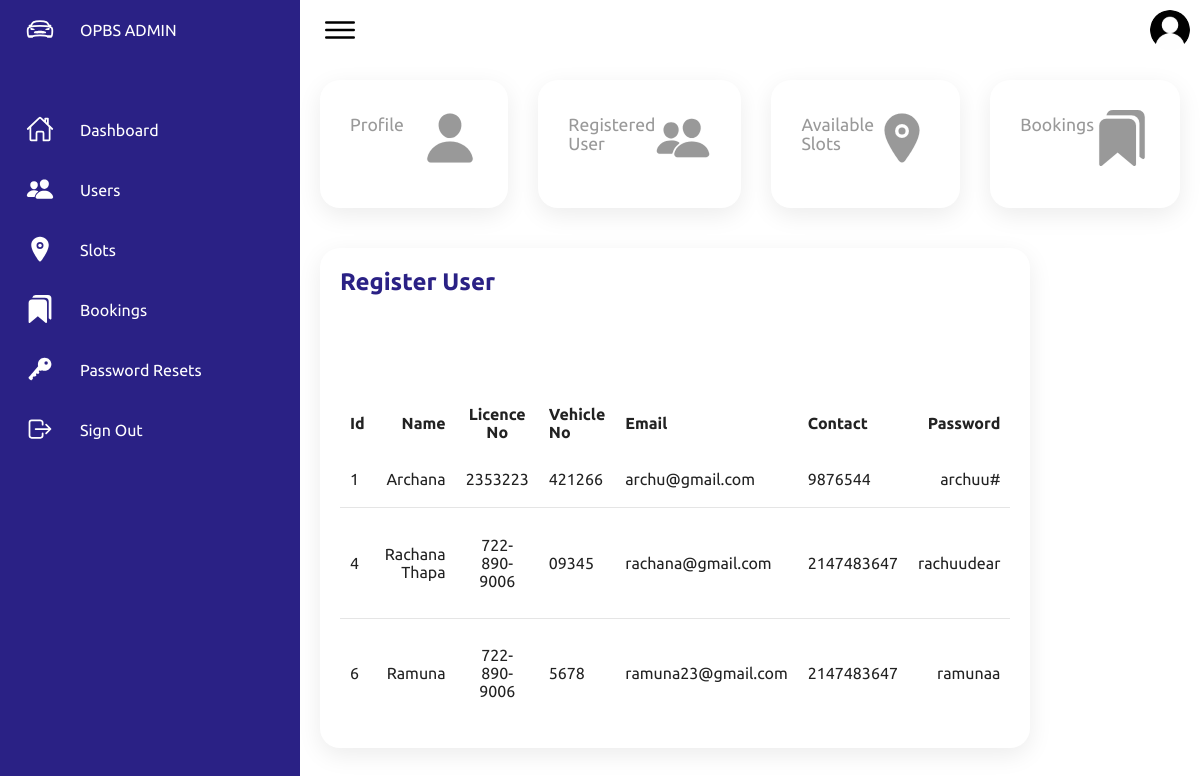
The app's page /admin/dashboard-admin/registable1.php with its own data.
### tables this page shows
CREATE TABLE `register_user` (
  `id` int(11) NOT NULL,
  `uname` varchar(255) NOT NULL,
  `ulicenceno` varchar(255) NOT NULL,
  `uvehicleno` varchar(255) NOT NULL,
  `uemail` varchar(255) NOT NULL,
  `ucontact` int(11) NOT NULL,
  `upwd` varchar(255) NOT NULL
);

### admin/dashboard-admin/registable1.php (the view, shortened to what this page needs)
<!DOCTYPE html>
<html lang="en">
<head>
    <link rel="stylesheet" href="assets/css/style.css">
</head>
<body>
    <div class="container">
        <div class="navigation">
            <ul>
                <li>
                    <a href="#">
                        <span class="icon">
                            <ion-icon name="car-sport-outline"></ion-icon>
                        </span>
                        <span class="title">OPBS ADMIN</span>
                    </a>
                </li>
                <li>
                    <a href="#">
                        <span class="icon">
                            <ion-icon name="home-outline"></ion-icon>
                        </span>
                        <span class="title">Dashboard</span>
                    </a>
                </li>
                <li>
                    <a href="index1.html">
                <li>
                    <span class="icon">
                        <ion-icon name="people"></ion-icon>
                    </span>
                    <span class="title">Users</span>
                    </a>
                </li>
                <li>
                    <a href="#">
                        <span class="icon">
                            <ion-icon name="location"></ion-icon>
                        </span>
                        <span class="title">Slots</span>
                    </a>
                </li>
                <li>
                    <a href="#">
                        <span class="icon">
                            <ion-icon name="bookmarks"></ion-icon>
                        </span>
                        <span class="title">Bookings</span>
                    </a>
                </li>
                <li>
                    <a href="#">
                        <span class="icon">
                            <ion-icon name="key"></ion-icon>
                        </span>
                        <span class="title">Password Resets</span>
                    </a>
                </li>
                <li>
                    <a href="#">
                        <span class="icon">
                            <ion-icon name="log-out-outline"></ion-icon>
                        </span>
                        <span class="title">Sign Out</span>
                    </a>
                </li>
            </ul>
        </div>
        <div class="main">
            <div class="topbar">
                <div class="toggle">
                    <ion-icon name="menu-outline"></ion-icon>
                </div>
                <div class="user">
                    <img src="assets/imgs/client.jpeg" alt="">
                </div>
            </div>
            <div class="cardBox">
                <div class="card">
                    <div>
                        <div class="cardName">Profile</div>
                    </div>
                    <div class="iconBx">
                        <ion-icon name="person"></ion-icon>
                    </div>
                </div>
                <div class="card">
                    <div>
                        <div class="cardName">Registered User</div>
                    </div>
                    <div class="iconBx">
                        <ion-icon name="people"></ion-icon>
                    </div>
                </div>
                <div class="card">
                    <div>
                        <div class="cardName">Available Slots</div>
                    </div>
                    <div class="iconBx">
                        <ion-icon name="location"></ion-icon>
                    </div>
                </div>
                <div class="card">
                    <div>
                        <div class="cardName">Bookings</div>
                    </div>
                    <div class="iconBx">
                        <ion-icon name="bookmarks"></ion-icon>
                    </div>
                </div>
            </div>
            <div class="details">
                <div class="recentOrders">
                    <div class="cardHeader">
                        <h2>Register User</h2>
                    </div>
                    <table>
                        <thead>
                            <tr>
                                <td>Id</td>
                                <td>Name</td>
                                <td>Licence No</td>
                                <td>Vehicle No</td>
                                <td>Email</td>
                                <td>Contact</td>
                                <td>Password</td>
                            </tr>
                        </thead>
                        <tbody>
                        <?php
            $servername="localhost";
            $username="root";
            $database="opbs";
            $conn = mysqli_connect($servername,$username,"",$database);
$sql ="SELECT * FROM register_user";
$result=$conn->query($sql);
while($row = $result->fetch_assoc()){
       echo "<tr>
                <td> ".$row["id"] . "</td>
                <td>" .$row["uname"] . "</td>
                <td>" .$row["ulicenceno"] ."</td>
                <td>" .$row["uvehicleno"] . "</td>
                <td>" .$row["uemail"]. "</td>
                <td>" .$row["ucontact"]. "</td>
                <td>" .$row["upwd"]. "</td>
</tr>";
}
?>
                        </tbody>
                    </table>
                </div>
</body>
</html>

### admin/dashboard-admin/assets/css/style.css (style rules this page uses)
* { font-family: "Ubuntu", sans-serif; margin: 0; padding: 0; box-sizing: border-box; }
:root { --blue: #2a2185; --white: #fff; --gray: #f5f5f5; --black1: #222; --black2: #999; }
body { min-height: 100vh; overflow-x: hidden; }
.container { position: relative; width: 100%; }
.navigation { position: fixed; width: 300px; height: 100%; background: var(--blue); border-left: 10px solid var(--blue); transition: 0.5s; overflow: hidden; }
.navigation ul { position: absolute; top: 0; left: 0; width: 100%; }
.navigation ul li { position: relative; width: 100%; list-style: none; border-top-left-radius: 30px; border-bottom-left-radius: 30px; }
.navigation ul li:nth-child(1) { margin-bottom: 40px; pointer-events: none; }
.navigation ul li a { position: relative; display: block; width: 100%; display: flex; text-decoration: none; color: var(--white); }
.navigation ul li a .icon { position: relative; display: block; min-width: 60px; height: 60px; line-height: 75px; text-align: center; }
.navigation ul li a .icon ion-icon { font-size: 1.75rem; }
.navigation ul li a .title { position: relative; display: block; padding: 0 10px; height: 60px; line-height: 60px; text-align: start; white-space: nowrap; }
.main { position: absolute; width: calc(100% - 300px); left: 300px; min-height: 100vh; background: var(--white); transition: 0.5s; }
.topbar { width: 100%; height: 60px; display: flex; justify-content: space-between; align-items: center; padding: 0 10px; }
.toggle { position: relative; width: 60px; height: 60px; display: flex; justify-content: center; align-items: center; font-size: 2.5rem; cursor: pointer; }
.user { position: relative; width: 40px; height: 40px; border-radius: 50%; overflow: hidden; cursor: pointer; }
.user img { position: absolute; top: 0; left: 0; width: 100%; height: 100%; object-fit: cover; }
.cardBox { position: relative; width: 100%; padding: 20px; display: grid; grid-template-columns: repeat(4, 1fr); grid-gap: 30px; }
.cardBox .card { position: relative; background: var(--white); padding: 30px; border-radius: 20px; display: flex; justify-content: space-between; cursor: pointer; box-shadow: 0 7px 25px rgba(0, 0, 0, 0.08); }
.cardBox .card .cardName { color: var(--black2); font-size: 1.1rem; margin-top: 5px; }
.cardBox .card .iconBx { font-size: 3.5rem; color: var(--black2); }
.details { position: relative; width: 100%; padding: 20px; display: grid; grid-template-columns: 2fr 1fr; grid-gap: 30px; }
.details .recentOrders { position: relative; display: grid; min-height: 500px; background: var(--white); padding: 20px; box-shadow: 0 7px 25px rgba(0, 0, 0, 0.08); border-radius: 20px; }
.details .cardHeader { display: flex; justify-content: space-between; align-items: flex-start; }
.cardHeader h2 { font-weight: 600; color: var(--blue); }
.details table { width: 100%; border-collapse: collapse; margin-top: 10px; }
.details table thead td { font-weight: 600; }
.details .recentOrders table tr { color: var(--black1); border-bottom: 1px solid rgba(0, 0, 0, 0.1); }
.details .recentOrders table tr:last-child { border-bottom: none; }
.details .recentOrders table tr td { padding: 10px; }
.details .recentOrders table tr td:last-child { text-align: end; }
.details .recentOrders table tr td:nth-child(2) { text-align: end; }
.details .recentOrders table tr td:nth-child(3) { text-align: center; }

### records on screen
register_user: id "1", uname "Archana", ulicenceno "2353223", uvehicleno "421266", uemail "archu@gmail.com", ucontact "9876544", upwd "archuu#"
register_user: id "4", uname "Rachana Thapa", ulicenceno "722-890-9006", uvehicleno "09345", uemail "rachana@gmail.com", ucontact "2147483647", upwd "rachuudear"
register_user: id "6", uname "Ramuna", ulicenceno "722-890-9006", uvehicleno "5678", uemail "ramuna23@gmail.com", ucontact "2147483647", upwd "ramunaa"
